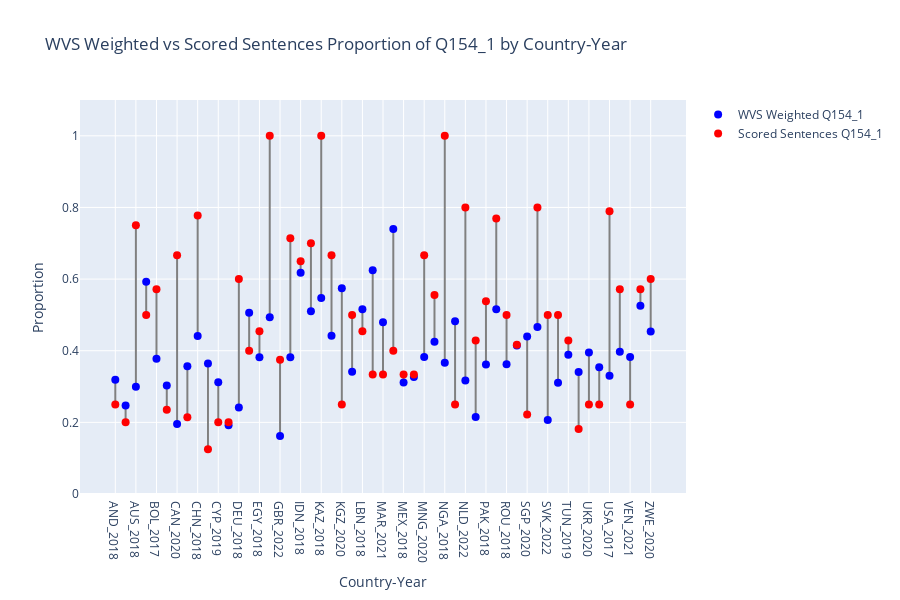

Here is the notebook cell this chart was saved with:
### Code cell
## (Visualization -III) ##

# This script compares proportions of a specific Q154 survey response between scored sentences and WVS data at the country-year level.
# It aggregates sentence counts and computes proportions per country-year in the scored predictions.
# It filters the WVS data to matching country-year pairs and computes weighted response proportions using survey weights.
# The code then merges both datasets and visualizes their proportions with connecting lines to compare distributions.
# The plot uses country-year labels on the x-axis and proportion values on the y-axis, with vertical lines visually highlighting differences between WVS survey and scored sentence proportions.
# Finally, it calculates and prints the Pearson correlation between the weighted WVS proportions and scored sentence proportions.

%run visualize_prop_diffs.py

### Figure 1 — Plotly figure (JSON) as saved in the notebook; plotly's stock layout.template omitted (floating-point values rounded to 4 significant figures)
{"data": [{"hoverinfo": "skip", "line": {"color": "gray"}, "mode": "lines", "showlegend": false, "type": "scatter", "x": ["AND_2018", "AND_2018"], "y": [0.3187, 0.25]}, {"hoverinfo": "skip", "line": {"color": "gray"}, "mode": "lines", "showlegend": false, "type": "scatter", "x": ["ARG_2017", "ARG_2017"], "y": [0.2473, 0.2]}, {"hoverinfo": "skip", "line": {"color": "gray"}, "mode": "lines", "showlegend": false, "type": "scatter", "x": ["AUS_2018", "AUS_2018"], "y": [0.2995, 0.75]}, {"hoverinfo": "skip", "line": {"color": "gray"}, "mode": "lines", "showlegend": false, "type": "scatter", "x": ["BGD_2018", "BGD_2018"], "y": [0.5925, 0.5]}, {"hoverinfo": "skip", "line": {"color": "gray"}, "mode": "lines", "showlegend": false, "type": "scatter", "x": ["BOL_2017", "BOL_2017"], "y": [0.3778, 0.5714]}, {"hoverinfo": "skip", "line": {"color": "gray"}, "mode": "lines", "showlegend": false, "type": "scatter", "x": ["BRA_2018", "BRA_2018"], "y": [0.3031, 0.2353]}, {"hoverinfo": "skip", "line": {"color": "gray"}, "mode": "lines", "showlegend": false, "type": "scatter", "x": ["CAN_2020", "CAN_2020"], "y": [0.1954, 0.6667]}, {"hoverinfo": "skip", "line": {"color": "gray"}, "mode": "lines", "showlegend": false, "type": "scatter", "x": ["CHL_2018", "CHL_2018"], "y": [0.357, 0.2143]}, {"hoverinfo": "skip", "line": {"color": "gray"}, "mode": "lines", "showlegend": false, "type": "scatter", "x": ["CHN_2018", "CHN_2018"], "y": [0.4414, 0.7778]}, {"hoverinfo": "skip", "line": {"color": "gray"}, "mode": "lines", "showlegend": false, "type": "scatter", "x": ["COL_2018", "COL_2018"], "y": [0.3645, 0.125]}, {"hoverinfo": "skip", "line": {"color": "gray"}, "mode": "lines", "showlegend": false, "type": "scatter", "x": ["CYP_2019", "CYP_2019"], "y": [0.312, 0.2]}, {"hoverinfo": "skip", "line": {"color": "gray"}, "mode": "lines", "showlegend": false, "type": "scatter", "x": ["CZE_2022", "CZE_2022"], "y": [0.1917, 0.2]}, {"hoverinfo": "skip", "line": {"color": "gray"}, "mode": "lines", "showlegend": false, "type": "scatter", "x": ["DEU_2018", "DEU_2018"], "y": [0.2415, 0.6]}, {"hoverinfo": "skip", "line": {"color": "gray"}, "mode": "lines", "showlegend": false, "type": "scatter", "x": ["ECU_2018", "ECU_2018"], "y": [0.5058, 0.4]}, {"hoverinfo": "skip", "line": {"color": "gray"}, "mode": "lines", "showlegend": false, "type": "scatter", "x": ["EGY_2018", "EGY_2018"], "y": [0.3817, 0.4545]}, {"hoverinfo": "skip", "line": {"color": "gray"}, "mode": "lines", "showlegend": false, "type": "scatter", "x": ["ETH_2020", "ETH_2020"], "y": [0.4935, 1]}, {"hoverinfo": "skip", "line": {"color": "gray"}, "mode": "lines", "showlegend": false, "type": "scatter", "x": ["GBR_2022", "GBR_2022"], "y": [0.1617, 0.375]}, {"hoverinfo": "skip", "line": {"color": "gray"}, "mode": "lines", "showlegend": false, "type": "scatter", "x": ["GRC_2017", "GRC_2017"], "y": [0.3817, 0.7143]}, {"hoverinfo": "skip", "line": {"color": "gray"}, "mode": "lines", "showlegend": false, "type": "scatter", "x": ["IDN_2018", "IDN_2018"], "y": [0.6175, 0.65]}, {"hoverinfo": "skip", "line": {"color": "gray"}, "mode": "lines", "showlegend": false, "type": "scatter", "x": ["JOR_2018", "JOR_2018"], "y": [0.5104, 0.7]}, {"hoverinfo": "skip", "line": {"color": "gray"}, "mode": "lines", "showlegend": false, "type": "scatter", "x": ["KAZ_2018", "KAZ_2018"], "y": [0.547, 1]}, {"hoverinfo": "skip", "line": {"color": "gray"}, "mode": "lines", "showlegend": false, "type": "scatter", "x": ["KEN_2021", "KEN_2021"], "y": [0.4415, 0.6667]}, {"hoverinfo": "skip", "line": {"color": "gray"}, "mode": "lines", "showlegend": false, "type": "scatter", "x": ["KGZ_2020", "KGZ_2020"], "y": [0.5742, 0.25]}, {"hoverinfo": "skip", "line": {"color": "gray"}, "mode": "lines", "showlegend": false, "type": "scatter", "x": ["KOR_2018", "KOR_2018"], "y": [0.3414, 0.5]}, {"hoverinfo": "skip", "line": {"color": "gray"}, "mode": "lines", "showlegend": false, "type": "scatter", "x": ["LBN_2018", "LBN_2018"], "y": [0.5158, 0.4545]}, {"hoverinfo": "skip", "line": {"color": "gray"}, "mode": "lines", "showlegend": false, "type": "scatter", "x": ["LBY_2022", "LBY_2022"], "y": [0.6246, 0.3333]}, {"hoverinfo": "skip", "line": {"color": "gray"}, "mode": "lines", "showlegend": false, "type": "scatter", "x": ["MAR_2021", "MAR_2021"], "y": [0.4792, 0.3333]}, {"hoverinfo": "skip", "line": {"color": "gray"}, "mode": "lines", "showlegend": false, "type": "scatter", "x": ["MDV_2021", "MDV_2021"], "y": [0.7401, 0.4]}, {"hoverinfo": "skip", "line": {"color": "gray"}, "mode": "lines", "showlegend": false, "type": "scatter", "x": ["MEX_2018", "MEX_2018"], "y": [0.3113, 0.3333]}, {"hoverinfo": "skip", "line": {"color": "gray"}, "mode": "lines", "showlegend": false, "type": "scatter", "x": ["MMR_2020", "MMR_2020"], "y": [0.3267, 0.3333]}, {"hoverinfo": "skip", "line": {"color": "gray"}, "mode": "lines", "showlegend": false, "type": "scatter", "x": ["MNG_2020", "MNG_2020"], "y": [0.3828, 0.6667]}, {"hoverinfo": "skip", "line": {"color": "gray"}, "mode": "lines", "showlegend": false, "type": "scatter", "x": ["MYS_2018", "MYS_2018"], "y": [0.425, 0.5556]}, {"hoverinfo": "skip", "line": {"color": "gray"}, "mode": "lines", "showlegend": false, "type": "scatter", "x": ["NGA_2018", "NGA_2018"], "y": [0.3662, 1]}, {"hoverinfo": "skip", "line": {"color": "gray"}, "mode": "lines", "showlegend": false, "type": "scatter", "x": ["NIC_2020", "NIC_2020"], "y": [0.4825, 0.25]}, {"hoverinfo": "skip", "line": {"color": "gray"}, "mode": "lines", "showlegend": false, "type": "scatter", "x": ["NLD_2022", "NLD_2022"], "y": [0.3166, 0.8]}, {"hoverinfo": "skip", "line": {"color": "gray"}, "mode": "lines", "showlegend": false, "type": "scatter", "x": ["NZL_2020", "NZL_2020"], "y": [0.2148, 0.4286]}, {"hoverinfo": "skip", "line": {"color": "gray"}, "mode": "lines", "showlegend": false, "type": "scatter", "x": ["PAK_2018", "PAK_2018"], "y": [0.3614, 0.5385]}, {"hoverinfo": "skip", "line": {"color": "gray"}, "mode": "lines", "showlegend": false, "type": "scatter", "x": ["PHL_2019", "PHL_2019"], "y": [0.5158, 0.7692]}, {"hoverinfo": "skip", "line": {"color": "gray"}, "mode": "lines", "showlegend": false, "type": "scatter", "x": ["ROU_2018", "ROU_2018"], "y": [0.362, 0.5]}, {"hoverinfo": "skip", "line": {"color": "gray"}, "mode": "lines", "showlegend": false, "type": "scatter", "x": ["RUS_2017", "RUS_2017"], "y": [0.4149, 0.4167]}, {"hoverinfo": "skip", "line": {"color": "gray"}, "mode": "lines", "showlegend": false, "type": "scatter", "x": ["SGP_2020", "SGP_2020"], "y": [0.4399, 0.2222]}, {"hoverinfo": "skip", "line": {"color": "gray"}, "mode": "lines", "showlegend": false, "type": "scatter", "x": ["SRB_2017", "SRB_2017"], "y": [0.4665, 0.8]}, {"hoverinfo": "skip", "line": {"color": "gray"}, "mode": "lines", "showlegend": false, "type": "scatter", "x": ["SVK_2022", "SVK_2022"], "y": [0.2067, 0.5]}, {"hoverinfo": "skip", "line": {"color": "gray"}, "mode": "lines", "showlegend": false, "type": "scatter", "x": ["TJK_2020", "TJK_2020"], "y": [0.3108, 0.5]}, {"hoverinfo": "skip", "line": {"color": "gray"}, "mode": "lines", "showlegend": false, "type": "scatter", "x": ["TUN_2019", "TUN_2019"], "y": [0.3891, 0.4286]}, {"hoverinfo": "skip", "line": {"color": "gray"}, "mode": "lines", "showlegend": false, "type": "scatter", "x": ["TUR_2018", "TUR_2018"], "y": [0.3408, 0.1818]}, {"hoverinfo": "skip", "line": {"color": "gray"}, "mode": "lines", "showlegend": false, "type": "scatter", "x": ["UKR_2020", "UKR_2020"], "y": [0.3949, 0.25]}, {"hoverinfo": "skip", "line": {"color": "gray"}, "mode": "lines", "showlegend": false, "type": "scatter", "x": ["URY_2022", "URY_2022"], "y": [0.354, 0.25]}, {"hoverinfo": "skip", "line": {"color": "gray"}, "mode": "lines", "showlegend": false, "type": "scatter", "x": ["USA_2017", "USA_2017"], "y": [0.3301, 0.7895]}, {"hoverinfo": "skip", "line": {"color": "gray"}, "mode": "lines", "showlegend": false, "type": "scatter", "x": ["UZB_2022", "UZB_2022"], "y": [0.3968, 0.5714]}, {"hoverinfo": "skip", "line": {"color": "gray"}, "mode": "lines", "showlegend": false, "type": "scatter", "x": ["VEN_2021", "VEN_2021"], "y": [0.3824, 0.25]}, {"hoverinfo": "skip", "line": {"color": "gray"}, "mode": "lines", "showlegend": false, "type": "scatter", "x": ["VNM_2020", "VNM_2020"], "y": [0.5258, 0.5714]}, {"hoverinfo": "skip", "line": {"color": "gray"}, "mode": "lines", "showlegend": false, "type": "scatter", "x": ["ZWE_2020", "ZWE_2020"], "y": [0.4535, 0.6]}, {"hovertemplate": "%{x}<br>WVS Weighted Proportion: %{y:.2f}<extra></extra>", "marker": {"color": "blue", "size": 8}, "mode": "markers", "name": "WVS Weighted Q154_1", "type": "scatter", "x": ["AND_2018", "ARG_2017", "AUS_2018", "BGD_2018", "BOL_2017", "BRA_2018", "CAN_2020", "CHL_2018", "CHN_2018", "COL_2018", "CYP_2019", "CZE_2022", "DEU_2018", "ECU_2018", "EGY_2018", "ETH_2020", "GBR_2022", "GRC_2017", "IDN_2018", "JOR_2018", "KAZ_2018", "KEN_2021", "KGZ_2020", "KOR_2018", "LBN_2018", "LBY_2022", "MAR_2021", "MDV_2021", "MEX_2018", "MMR_2020", "MNG_2020", "MYS_2018", "NGA_2018", "NIC_2020", "NLD_2022", "NZL_2020", "PAK_2018", "PHL_2019", "ROU_2018", "RUS_2017", "SGP_2020", "SRB_2017", "SVK_2022", "TJK_2020", "TUN_2019", "TUR_2018", "UKR_2020", "URY_2022", "USA_2017", "UZB_2022", "VEN_2021", "VNM_2020", "ZWE_2020"], "y": [0.3187, 0.2473, 0.2995, 0.5925, 0.3778, 0.3031, 0.1954, 0.357, 0.4414, 0.3645, 0.312, 0.1917, 0.2415, 0.5058, 0.3817, 0.4935, 0.1617, 0.3817, 0.6175, 0.5104, 0.547, 0.4415, 0.5742, 0.3414, 0.5158, 0.6246, 0.4792, 0.7401, 0.3113, 0.3267, 0.3828, 0.425, 0.3662, 0.4825, 0.3166, 0.2148, 0.3614, 0.5158, 0.362, 0.4149, 0.4399, 0.4665, 0.2067, 0.3108, 0.3891, 0.3408, 0.3949, 0.354, 0.3301, 0.3968, 0.3824, 0.5258, 0.4535]}, {"hovertemplate": "%{x}<br>Sentence Proportion: %{y:.2f}<extra></extra>", "marker": {"color": "red", "size": 8}, "mode": "markers", "name": "Scored Sentences Q154_1", "type": "scatter", "x": ["AND_2018", "ARG_2017", "AUS_2018", "BGD_2018", "BOL_2017", "BRA_2018", "CAN_2020", "CHL_2018", "CHN_2018", "COL_2018", "CYP_2019", "CZE_2022", "DEU_2018", "ECU_2018", "EGY_2018", "ETH_2020", "GBR_2022", "GRC_2017", "IDN_2018", "JOR_2018", "KAZ_2018", "KEN_2021", "KGZ_2020", "KOR_2018", "LBN_2018", "LBY_2022", "MAR_2021", "MDV_2021", "MEX_2018", "MMR_2020", "MNG_2020", "MYS_2018", "NGA_2018", "NIC_2020", "NLD_2022", "NZL_2020", "PAK_2018", "PHL_2019", "ROU_2018", "RUS_2017", "SGP_2020", "SRB_2017", "SVK_2022", "TJK_2020", "TUN_2019", "TUR_2018", "UKR_2020", "URY_2022", "USA_2017", "UZB_2022", "VEN_2021", "VNM_2020", "ZWE_2020"], "y": [0.25, 0.2, 0.75, 0.5, 0.5714, 0.2353, 0.6667, 0.2143, 0.7778, 0.125, 0.2, 0.2, 0.6, 0.4, 0.4545, 1.0, 0.375, 0.7143, 0.65, 0.7, 1.0, 0.6667, 0.25, 0.5, 0.4545, 0.3333, 0.3333, 0.4, 0.3333, 0.3333, 0.6667, 0.5556, 1.0, 0.25, 0.8, 0.4286, 0.5385, 0.7692, 0.5, 0.4167, 0.2222, 0.8, 0.5, 0.5, 0.4286, 0.1818, 0.25, 0.25, 0.7895, 0.5714, 0.25, 0.5714, 0.6]}], "layout": {"height": 600, "hovermode": "x unified", "title": {"text": "WVS Weighted vs Scored Sentences Proportion of Q154_1 by Country-Year"}, "xaxis": {"title": {"text": "Country-Year"}}, "yaxis": {"range": [0, 1.1], "title": {"text": "Proportion"}}}}
